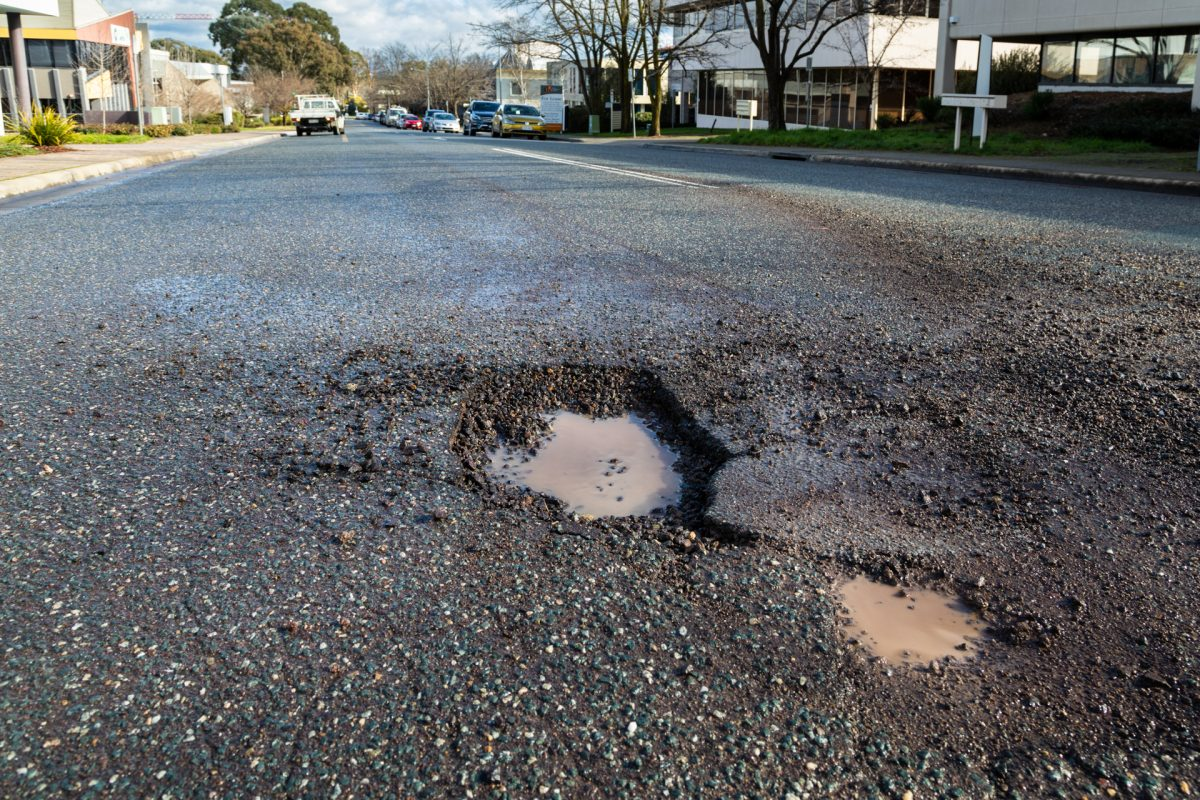
#> input picture CB.EN.U4CSE20309 - Avantika Balaji/Evaluation - 1/Pothole_dataset/10.jpg, 1200 x 800 px; its folder holds 4 pictures in this run
$ jupyter execute CB_EN_U4CSE20309_LabEval1.ipynb
#> lines starting #> are read from the running program, lines starting #| are printed output that depends on the picture
[cell 1]
import cv2
import numpy as np
from google.colab.patches import cv2_imshow
from PIL import Image, ImageFilter

from google.colab import drive
drive.mount('/content/drive')

[cell 2]
import cv2
import numpy as np
from google.colab.patches import cv2_imshow
import glob
import os
from matplotlib import pyplot as plt
from os import listdir
from scipy.ndimage.filters import median_filter
img_dir = "/content/drive/MyDrive/Pothole_dataset" # Enter Directory of all images
data_path = os.path.join(img_dir,'*jpg')
files = glob.glob(data_path)
for f1 in files:
    img = cv2.imread(f1)
#> img is the input picture: shape (800, 1200, 3); mean B, G, R 100.5, 100.2, 99.4
    # resize image
    img = cv2.resize(img, (300, 300), interpolation = cv2.INTER_LINEAR)
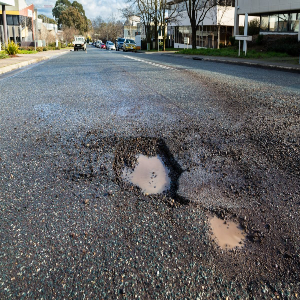
#> img: shape (300, 300, 3); mean B, G, R 100.4, 100.2, 99.3
    print("Original image")
    cv2_imshow(img)
    #gray scaling
    gray_image = cv2.cvtColor(img, cv2.COLOR_BGR2GRAY)
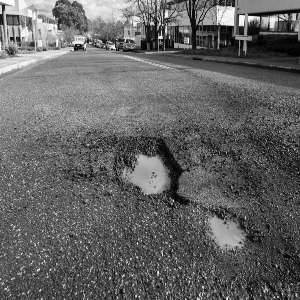
#> gray_image: shape (300, 300); min 0, max 254, mean 99.9
    print("Gray-scale image")
    cv2_imshow(gray_image)
#> pass 2 of the loop `for f1 in files:`:
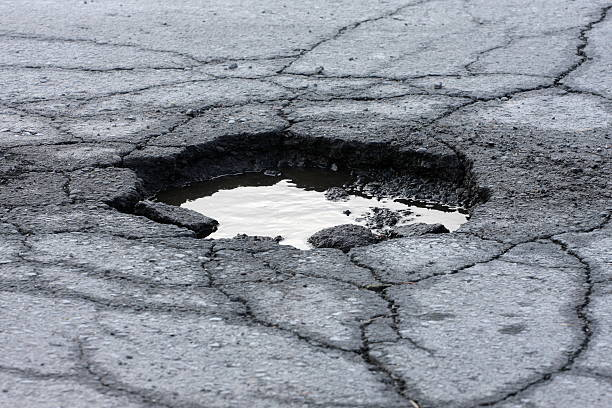
#> input picture CB.EN.U4CSE20309 - Avantika Balaji/Evaluation - 1/Pothole_dataset/3.jpg, 612 x 408 px
#> img is the input picture: shape (408, 612, 3); mean B, G, R 150.6, 141.3, 136
#> `img = cv2.resize(img, (300, 300), interpolation = cv2.INTER_LINEAR)`:
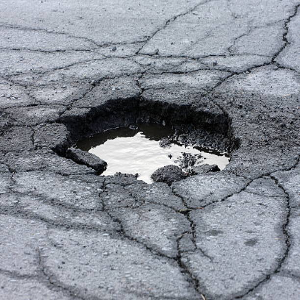
#> img: shape (300, 300, 3); mean B, G, R 150.5, 141.2, 135.9
#> pass 3 of the loop `for f1 in files:`:
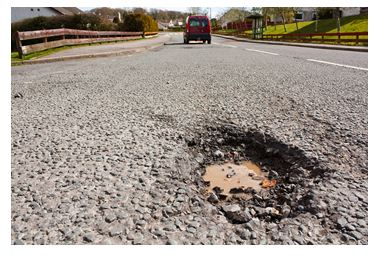
#> input picture CB.EN.U4CSE20309 - Avantika Balaji/Evaluation - 1/Pothole_dataset/4.jpg, 382 x 257 px
#> img is the input picture: shape (257, 382, 3); mean B, G, R 142.2, 150.8, 160.1
#> `img = cv2.resize(img, (300, 300), interpolation = cv2.INTER_LINEAR)`:
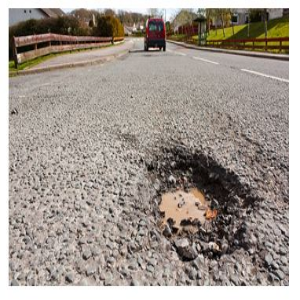
#> img: shape (300, 300, 3); mean B, G, R 142.2, 150.7, 160
#> `gray_image = cv2.cvtColor(img, cv2.COLOR_BGR2GRAY)`:
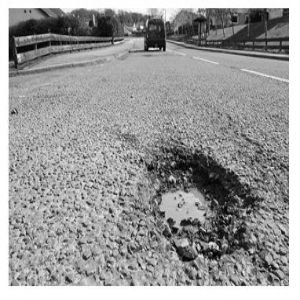
#> gray_image: shape (300, 300); min 0, max 255, mean 152.5
